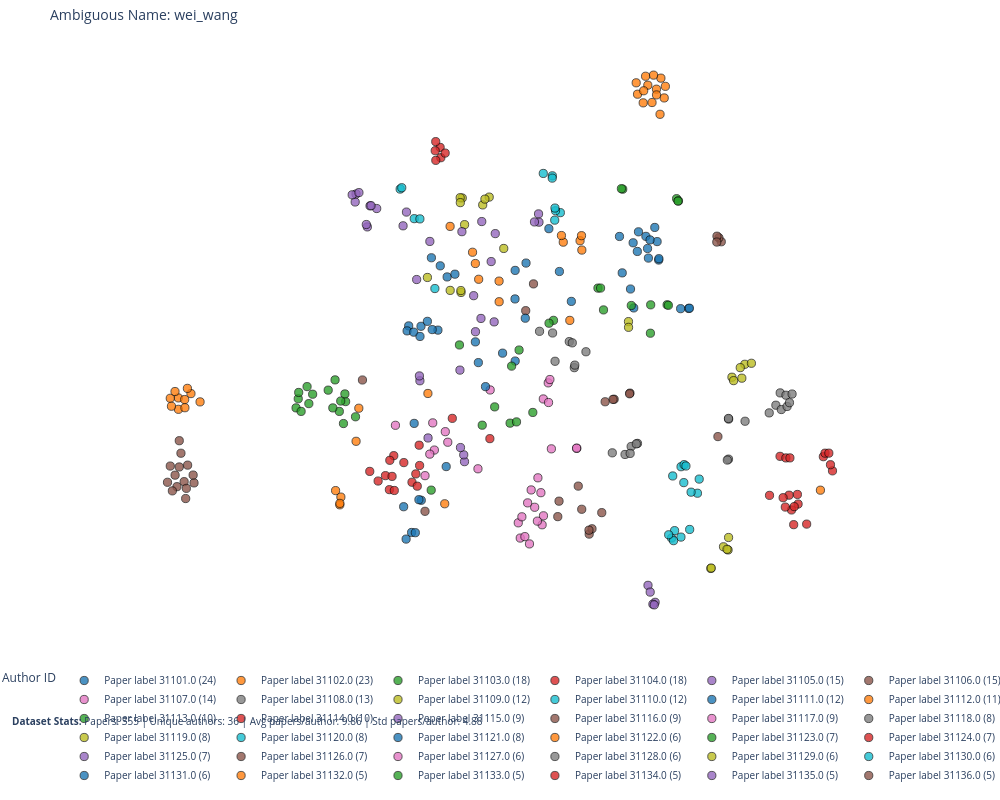

The notebook cell saved with this chart:
### Code cell
SEED = 2026

plot_embeddings_plotly(embeddings, labels, NAME, paper_ids=paper_ids)
